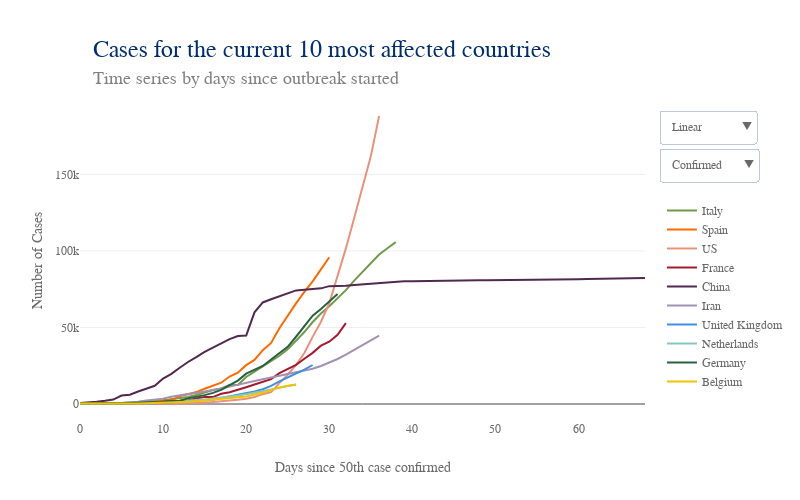

Write notebook code for a chart like this one.
### Code cell
# Plot timeline confirmed top ten countries

# Plot

data = []
for i, c in enumerate(top10_country):
    data.append(go.Scatter(x = df_merged[df_merged['Country/Region'] == c].days_since_50th_conf,
                           y = df_merged[df_merged['Country/Region'] == c].confirmed,
                           name = c,
                           marker = dict(color = top10_col[i]),
                           hoverinfo = 'text+y',
                           hovertext = c,
                           hoverlabel = dict(bordercolor = top10_col[i], 
                                 bgcolor = 'white', 
                                 font = dict(color = top10_col[i])),
                          ))
    data.append(go.Scatter(x = df_merged[df_merged['Country/Region'] == c].days_since_50th_conf,
                           y = df_merged[df_merged['Country/Region'] == c].deaths,
                           name = c,
                           marker = dict(color = top10_col[i]),
                           hoverinfo = 'text+y',
                           hovertext = c,
                           hoverlabel = dict(bordercolor = top10_col[i], 
                                 bgcolor = 'white', 
                                 font = dict(color = top10_col[i])),
                           showlegend = False,
                           visible = False
                          ))

conf_visible = [True, False, True, False, True, False, True, False, True, False, 
                True, False, True, False, True, False, True, False, True, False] 
death_visible = [False, True, False, True, False, True, False, True, False, True, 
                 False, True, False, True, False, True, False, True, False, True]

lay = go.Layout(width = 800, 
                height = 500, 
                #bargap = 0.2,
                xaxis = dict(title='Days since 50th case confirmed',
                             nticks = 10,
                             rangemode = 'nonnegative',
                             zeroline = False,
                             showgrid = False,
                            ),
                yaxis = dict(title='Number of Cases',
                             type = 'linear',
                            ),
                hovermode = 'closest',
                font = dict(size = label_size,
                            family = label_font,
                            color = label_col,
                           ),
                legend = dict(x = 1.03, 
                              y = 0.7),
                annotations=[dict(x = 0.02,
                                  y = 1.2,
                                  showarrow = False,
                                  text = 'Cases for the current 10 most affected countries',
                                  xref = 'paper',
                                  yref = 'paper',
                                  font=dict(
                                      family = title_font,
                                      size = title_size,
                                      color = title_col,),
                                 ),
                             dict(x = 0.02,
                                  y = 1.1,
                                  showarrow = False,
                                  text = 'Time series by days since outbreak started',
                                  xref = 'paper',
                                  yref = 'paper',
                                  font=dict(
                                      family = subtitle_font,
                                      size = subtitle_size,
                                      color = subtitle_col,),
                                 ),
                            ],
                updatemenus=[dict(buttons=list([dict(args = ["yaxis.type", 'linear'],
                                                     label = 'Linear',
                                                     method = 'relayout'
                                                    ),
                                                dict(
                                                    args = ["yaxis.type", 'log'],
                                                    label = 'Logarithmic',
                                                    method = 'relayout'
                                                )
                                               ]),
                                  direction = "down",
                                  pad = {"r": 10, "t": 10},
                                  showactive = True,
                                  x = 1.025,
                                  xanchor = 'left',
                                  y = 1.00,
                                  yanchor = 'top'
                                 ),
                             dict(buttons=list([dict(args = [{'visible': conf_visible, 'showlegend' : True }],
                                                     label = 'Confirmed   ',
                                                     method = 'restyle'
                                                    ),
                                                dict(args = [{'visible': death_visible, 'showlegend' : True }],
                                                     label = 'Deaths',
                                                     method = 'restyle'
                                                    ),
                                               ]),
                                  direction = "down",
                                  pad = {"r": 10, "t": 10},
                                  showactive = True,
                                  x = 1.025,
                                  xanchor = 'left',
                                  y = 0.88,
                                  yanchor = 'top'
                                 ),
                            ]
               )


fig = dict(data=data, layout=lay)
plotly.offline.iplot(fig)

### Figure 1 — Plotly figure (JSON) as saved in the notebook; plotly's stock layout.template omitted (floating-point values rounded to 4 significant figures)
{"data": [{"hoverinfo": "text+y", "hoverlabel": {"bgcolor": "white", "bordercolor": "#719949", "font": {"color": "#719949"}}, "hovertext": "Italy", "marker": {"color": "#719949"}, "name": "Italy", "type": "scatter", "uid": "c43ab5fa-7443-11ea-bcae-8c8590b56c5d", "x": [-30, -29, -28, -27, -26, -25, -24, -23, -22, -21, -20, -19, -18, -17, -16, -15, -14, -13, -12, -11, -10, -9, -8, -7, -6, -5, -4, -3, -2, -1, 0, 1, 2, 3, 4, 5, 6, 7, 8, 9, 10, 11, 12, 13, 14, 15, 16, 17, 18, 19, 20, 21, 22, 23, 24, 25, 26, 27, 28, 29, 30, 31, 32, 33, 34, 35, 36, 37, 38], "y": [0, 0, 0, 0, 0, 0, 0, 0, 2, 2, 2, 2, 2, 2, 2, 3, 3, 3, 3, 3, 3, 3, 3, 3, 3, 3, 3, 3, 3, 20, 62, 155, 229, 322, 453, 655, 888, 1128, 1694, 2036, 2502, 3089, 3858, 4636, 5883, 7375, 9172, 10149, 12462, 12462, 17660, 21157, 24747, 27980, 31506, 35713, 41035, 47021, 53578, 59138, 63927, 69176, 74386, 80589, 86498, 92472, 97689, 101739, 105792]}, {"hoverinfo": "text+y", "hoverlabel": {"bgcolor": "white", "bordercolor": "#719949", "font": {"color": "#719949"}}, "hovertext": "Italy", "marker": {"color": "#719949"}, "name": "Italy", "showlegend": false, "type": "scatter", "uid": "c43ab7c8-7443-11ea-b85c-8c8590b56c5d", "visible": false, "x": [-30, -29, -28, -27, -26, -25, -24, -23, -22, -21, -20, -19, -18, -17, -16, -15, -14, -13, -12, -11, -10, -9, -8, -7, -6, -5, -4, -3, -2, -1, 0, 1, 2, 3, 4, 5, 6, 7, 8, 9, 10, 11, 12, 13, 14, 15, 16, 17, 18, 19, 20, 21, 22, 23, 24, 25, 26, 27, 28, 29, 30, 31, 32, 33, 34, 35, 36, 37, 38], "y": [0, 0, 0, 0, 0, 0, 0, 0, 0, 0, 0, 0, 0, 0, 0, 0, 0, 0, 0, 0, 0, 0, 0, 0, 0, 0, 0, 0, 0, 1, 2, 3, 7, 10, 12, 17, 21, 29, 34, 52, 79, 107, 148, 197, 233, 366, 463, 631, 827, 827, 1266, 1441, 1809, 2158, 2503, 2978, 3405, 4032, 4825, 5476, 6077, 6820, 7503, 8215, 9134, 10023, 10779, 11591, 12428]}, {"hoverinfo": "text+y", "hoverlabel": {"bgcolor": "white", "bordercolor": "#FF6900", "font": {"color": "#FF6900"}}, "hovertext": "Spain", "marker": {"color": "#FF6900"}, "name": "Spain", "type": "scatter", "uid": "c43ab8e2-7443-11ea-9502-8c8590b56c5d", "x": [-38, -37, -36, -35, -34, -33, -32, -31, -30, -29, -28, -27, -26, -25, -24, -23, -22, -21, -20, -19, -18, -17, -16, -15, -14, -13, -12, -11, -10, -9, -8, -7, -6, -5, -4, -3, -2, -1, 0, 1, 2, 3, 4, 5, 6, 7, 8, 9, 10, 11, 12, 13, 14, 15, 16, 17, 18, 19, 20, 21, 22, 23, 24, 25, 26, 27, 28, 29, 30], "y": [0, 0, 0, 0, 0, 0, 0, 0, 0, 1, 1, 1, 1, 1, 1, 1, 1, 2, 2, 2, 2, 2, 2, 2, 2, 2, 2, 2, 2, 2, 2, 2, 2, 6, 13, 15, 32, 45, 84, 120, 165, 222, 259, 400, 500, 673, 1073, 1695, 2277, 2277, 5232, 6391, 7798, 9942, 11748, 13910, 17963, 20410, 25374, 28768, 35136, 39885, 49515, 57786, 65719, 73235, 80110, 87956, 95923]}, {"hoverinfo": "text+y", "hoverlabel": {"bgcolor": "white", "bordercolor": "#FF6900", "font": {"color": "#FF6900"}}, "hovertext": "Spain", "marker": {"color": "#FF6900"}, "name": "Spain", "showlegend": false, "type": "scatter", "uid": "c43ab9da-7443-11ea-bc82-8c8590b56c5d", "visible": false, "x": [-38, -37, -36, -35, -34, -33, -32, -31, -30, -29, -28, -27, -26, -25, -24, -23, -22, -21, -20, -19, -18, -17, -16, -15, -14, -13, -12, -11, -10, -9, -8, -7, -6, -5, -4, -3, -2, -1, 0, 1, 2, 3, 4, 5, 6, 7, 8, 9, 10, 11, 12, 13, 14, 15, 16, 17, 18, 19, 20, 21, 22, 23, 24, 25, 26, 27, 28, 29, 30], "y": [0, 0, 0, 0, 0, 0, 0, 0, 0, 0, 0, 0, 0, 0, 0, 0, 0, 0, 0, 0, 0, 0, 0, 0, 0, 0, 0, 0, 0, 0, 0, 0, 0, 0, 0, 0, 0, 0, 0, 0, 1, 2, 3, 5, 10, 17, 28, 35, 54, 55, 133, 195, 289, 342, 533, 623, 830, 1043, 1375, 1772, 2311, 2808, 3647, 4365, 5138, 5982, 6803, 7716, 8464]}, {"hoverinfo": "text+y", "hoverlabel": {"bgcolor": "white", "bordercolor": "#E8927C", "font": {"color": "#E8927C"}}, "hovertext": "US", "marker": {"color": "#E8927C"}, "name": "US", "type": "scatter", "uid": "c43abb06-7443-11ea-aaef-8c8590b56c5d", "x": [-32, -31, -30, -29, -28, -27, -26, -25, -24, -23, -22, -21, -20, -19, -18, -17, -16, -15, -14, -13, -12, -11, -10, -9, -8, -7, -6, -5, -4, -3, -2, -1, 0, 1, 2, 3, 4, 5, 6, 7, 8, 9, 10, 11, 12, 13, 14, 15, 16, 17, 18, 19, 20, 21, 22, 23, 24, 25, 26, 27, 28, 29, 30, 31, 32, 33, 34, 35, 36], "y": [1, 2, 2, 5, 5, 5, 5, 5, 7, 8, 8, 11, 11, 11, 11, 11, 11, 11, 11, 12, 12, 13, 13, 13, 13, 13, 13, 13, 13, 15, 15, 15, 51, 51, 57, 58, 60, 68, 74, 98, 118, 149, 217, 262, 402, 518, 583, 959, 1281, 1663, 2179, 2727, 3499, 4632, 6421, 7783, 13677, 19100, 25489, 33276, 43847, 53740, 65778, 83836, 101657, 121478, 140886, 161807, 188172]}, {"hoverinfo": "text+y", "hoverlabel": {"bgcolor": "white", "bordercolor": "#E8927C", "font": {"color": "#E8927C"}}, "hovertext": "US", "marker": {"color": "#E8927C"}, "name": "US", "showlegend": false, "type": "scatter", "uid": "c43abc00-7443-11ea-80c3-8c8590b56c5d", "visible": false, "x": [-32, -31, -30, -29, -28, -27, -26, -25, -24, -23, -22, -21, -20, -19, -18, -17, -16, -15, -14, -13, -12, -11, -10, -9, -8, -7, -6, -5, -4, -3, -2, -1, 0, 1, 2, 3, 4, 5, 6, 7, 8, 9, 10, 11, 12, 13, 14, 15, 16, 17, 18, 19, 20, 21, 22, 23, 24, 25, 26, 27, 28, 29, 30, 31, 32, 33, 34, 35, 36], "y": [0, 0, 0, 0, 0, 0, 0, 0, 0, 0, 0, 0, 0, 0, 0, 0, 0, 0, 0, 0, 0, 0, 0, 0, 0, 0, 0, 0, 0, 0, 0, 0, 0, 0, 0, 0, 0, 1, 1, 6, 7, 11, 12, 14, 17, 21, 22, 28, 36, 40, 47, 54, 63, 85, 108, 118, 200, 244, 307, 417, 557, 706, 942, 1209, 1581, 2026, 2467, 2978, 3873]}, {"hoverinfo": "text+y", "hoverlabel": {"bgcolor": "white", "bordercolor": "#A6192E", "font": {"color": "#A6192E"}}, "hovertext": "France", "marker": {"color": "#A6192E"}, "name": "France", "type": "scatter", "uid": "c43abcf0-7443-11ea-873a-8c8590b56c5d", "x": [-36, -35, -34, -33, -32, -31, -30, -29, -28, -27, -26, -25, -24, -23, -22, -21, -20, -19, -18, -17, -16, -15, -14, -13, -12, -11, -10, -9, -8, -7, -6, -5, -4, -3, -2, -1, 0, 1, 2, 3, 4, 5, 6, 7, 8, 9, 10, 11, 12, 13, 14, 15, 16, 17, 18, 19, 20, 21, 22, 23, 24, 25, 26, 27, 28, 29, 30, 31, 32], "y": [0, 2, 3, 3, 3, 4, 5, 5, 5, 6, 6, 6, 6, 6, 6, 6, 11, 11, 11, 11, 11, 11, 11, 12, 12, 12, 12, 12, 12, 12, 12, 12, 12, 14, 18, 38, 57, 100, 130, 191, 204, 288, 380, 656, 959, 1136, 1219, 1794, 2293, 2293, 3681, 4496, 4532, 6683, 7715, 9124, 10970, 12758, 14463, 16243, 20123, 22622, 25600, 29551, 33402, 38105, 40708, 45170, 52827]}, {"hoverinfo": "text+y", "hoverlabel": {"bgcolor": "white", "bordercolor": "#A6192E", "font": {"color": "#A6192E"}}, "hovertext": "France", "marker": {"color": "#A6192E"}, "name": "France", "showlegend": false, "type": "scatter", "uid": "c43abdd4-7443-11ea-8b2d-8c8590b56c5d", "visible": false, "x": [-36, -35, -34, -33, -32, -31, -30, -29, -28, -27, -26, -25, -24, -23, -22, -21, -20, -19, -18, -17, -16, -15, -14, -13, -12, -11, -10, -9, -8, -7, -6, -5, -4, -3, -2, -1, 0, 1, 2, 3, 4, 5, 6, 7, 8, 9, 10, 11, 12, 13, 14, 15, 16, 17, 18, 19, 20, 21, 22, 23, 24, 25, 26, 27, 28, 29, 30, 31, 32], "y": [0, 0, 0, 0, 0, 0, 0, 0, 0, 0, 0, 0, 0, 0, 0, 0, 0, 0, 0, 0, 0, 0, 0, 1, 1, 1, 1, 1, 1, 1, 1, 1, 1, 1, 2, 2, 2, 2, 2, 3, 4, 4, 6, 9, 11, 19, 19, 33, 48, 48, 79, 91, 91, 149, 149, 149, 244, 451, 563, 676, 862, 1102, 1333, 1698, 1997, 2317, 2611, 3030, 3532]}, {"hoverinfo": "text+y", "hoverlabel": {"bgcolor": "white", "bordercolor": "#51284F", "font": {"color": "#51284F"}}, "hovertext": "China", "marker": {"color": "#51284F"}, "name": "China", "type": "scatter", "uid": "c43abebe-7443-11ea-9d7c-8c8590b56c5d", "x": [0, 1, 2, 3, 4, 5, 6, 7, 8, 9, 10, 11, 12, 13, 14, 15, 16, 17, 18, 19, 20, 21, 22, 23, 24, 25, 26, 27, 28, 29, 30, 31, 32, 33, 34, 35, 36, 37, 38, 39, 40, 41, 42, 43, 44, 45, 46, 47, 48, 49, 50, 51, 52, 53, 54, 55, 56, 57, 58, 59, 60, 61, 62, 63, 64, 65, 66, 67, 68], "y": [643, 920, 1406, 2075, 2877, 5509, 6087, 8141, 9802, 11891, 16630, 19716, 23707, 27440, 30587, 34110, 36814, 39829, 42354, 44386, 44759, 59895, 66358, 68413, 70513, 72434, 74211, 74619, 75077, 75550, 77001, 77022, 77241, 77754, 78166, 78600, 78928, 79356, 79932, 80136, 80261, 80386, 80537, 80690, 80770, 80823, 80860, 80887, 80921, 80932, 80945, 80977, 81003, 81033, 81058, 81102, 81156, 81250, 81305, 81435, 81498, 81591, 81661, 81782, 81897, 81999, 82122, 82198, 82279]}, {"hoverinfo": "text+y", "hoverlabel": {"bgcolor": "white", "bordercolor": "#51284F", "font": {"color": "#51284F"}}, "hovertext": "China", "marker": {"color": "#51284F"}, "name": "China", "showlegend": false, "type": "scatter", "uid": "c43abfa2-7443-11ea-b2a5-8c8590b56c5d", "visible": false, "x": [0, 1, 2, 3, 4, 5, 6, 7, 8, 9, 10, 11, 12, 13, 14, 15, 16, 17, 18, 19, 20, 21, 22, 23, 24, 25, 26, 27, 28, 29, 30, 31, 32, 33, 34, 35, 36, 37, 38, 39, 40, 41, 42, 43, 44, 45, 46, 47, 48, 49, 50, 51, 52, 53, 54, 55, 56, 57, 58, 59, 60, 61, 62, 63, 64, 65, 66, 67, 68], "y": [18, 26, 42, 56, 82, 131, 133, 171, 213, 259, 361, 425, 491, 563, 633, 718, 805, 905, 1012, 1112, 1117, 1369, 1521, 1663, 1766, 1864, 2003, 2116, 2238, 2238, 2443, 2445, 2595, 2665, 2717, 2746, 2790, 2837, 2872, 2914, 2947, 2983, 3015, 3044, 3072, 3100, 3123, 3139, 3161, 3172, 3180, 3193, 3203, 3217, 3230, 3241, 3249, 3253, 3259, 3274, 3274, 3281, 3285, 3291, 3296, 3299, 3304, 3308, 3309]}, {"hoverinfo": "text+y", "hoverlabel": {"bgcolor": "white", "bordercolor": "#A192B2", "font": {"color": "#A192B2"}}, "hovertext": "Iran", "marker": {"color": "#A192B2"}, "name": "Iran", "type": "scatter", "uid": "c43ac088-7443-11ea-a0a7-8c8590b56c5d", "x": [-32, -31, -30, -29, -28, -27, -26, -25, -24, -23, -22, -21, -20, -19, -18, -17, -16, -15, -14, -13, -12, -11, -10, -9, -8, -7, -6, -5, -4, -3, -2, -1, 0, 1, 2, 3, 4, 5, 6, 7, 8, 9, 10, 11, 12, 13, 14, 15, 16, 17, 18, 19, 20, 21, 22, 23, 24, 25, 26, 27, 28, 29, 30, 31, 32, 33, 34, 35, 36], "y": [0, 0, 0, 0, 0, 0, 0, 0, 0, 0, 0, 0, 0, 0, 0, 0, 0, 0, 0, 0, 0, 0, 0, 0, 0, 0, 0, 2, 5, 18, 28, 43, 61, 95, 139, 245, 388, 593, 978, 1501, 2336, 2922, 3513, 4747, 5823, 6566, 7161, 8042, 9000, 10075, 11364, 12729, 13938, 14991, 16169, 17361, 18407, 19644, 20610, 21638, 23049, 24811, 27017, 29406, 32332, 35408, 38309, 41495, 44605]}, {"hoverinfo": "text+y", "hoverlabel": {"bgcolor": "white", "bordercolor": "#A192B2", "font": {"color": "#A192B2"}}, "hovertext": "Iran", "marker": {"color": "#A192B2"}, "name": "Iran", "showlegend": false, "type": "scatter", "uid": "c43ac16e-7443-11ea-9fe2-8c8590b56c5d", "visible": false, "x": [-32, -31, -30, -29, -28, -27, -26, -25, -24, -23, -22, -21, -20, -19, -18, -17, -16, -15, -14, -13, -12, -11, -10, -9, -8, -7, -6, -5, -4, -3, -2, -1, 0, 1, 2, 3, 4, 5, 6, 7, 8, 9, 10, 11, 12, 13, 14, 15, 16, 17, 18, 19, 20, 21, 22, 23, 24, 25, 26, 27, 28, 29, 30, 31, 32, 33, 34, 35, 36], "y": [0, 0, 0, 0, 0, 0, 0, 0, 0, 0, 0, 0, 0, 0, 0, 0, 0, 0, 0, 0, 0, 0, 0, 0, 0, 0, 0, 2, 2, 4, 5, 8, 12, 16, 19, 26, 34, 43, 54, 66, 77, 92, 107, 124, 145, 194, 237, 291, 354, 429, 514, 611, 724, 853, 988, 1135, 1284, 1433, 1556, 1685, 1812, 1934, 2077, 2234, 2378, 2517, 2640, 2757, 2898]}, {"hoverinfo": "text+y", "hoverlabel": {"bgcolor": "white", "bordercolor": "#418FDE", "font": {"color": "#418FDE"}}, "hovertext": "United Kingdom", "marker": {"color": "#418FDE"}, "name": "United Kingdom", "type": "scatter", "uid": "c43ac254-7443-11ea-b98d-8c8590b56c5d", "x": [-40, -39, -38, -37, -36, -35, -34, -33, -32, -31, -30, -29, -28, -27, -26, -25, -24, -23, -22, -21, -20, -19, -18, -17, -16, -15, -14, -13, -12, -11, -10, -9, -8, -7, -6, -5, -4, -3, -2, -1, 0, 1, 2, 3, 4, 5, 6, 7, 8, 9, 10, 11, 12, 13, 14, 15, 16, 17, 18, 19, 20, 21, 22, 23, 24, 25, 26, 27, 28], "y": [0, 0, 0, 0, 0, 0, 0, 0, 2, 2, 2, 2, 2, 2, 2, 3, 3, 3, 8, 8, 9, 9, 9, 9, 9, 9, 9, 9, 9, 9, 9, 9, 13, 13, 13, 15, 20, 23, 36, 40, 51, 86, 116, 164, 207, 274, 322, 384, 459, 459, 802, 1144, 1145, 1551, 1960, 2642, 2716, 4014, 5067, 5745, 6726, 8164, 9640, 11812, 14745, 17312, 19780, 22453, 25481]}, {"hoverinfo": "text+y", "hoverlabel": {"bgcolor": "white", "bordercolor": "#418FDE", "font": {"color": "#418FDE"}}, "hovertext": "United Kingdom", "marker": {"color": "#418FDE"}, "name": "United Kingdom", "showlegend": false, "type": "scatter", "uid": "c43ac33a-7443-11ea-8635-8c8590b56c5d", "visible": false, "x": [-40, -39, -38, -37, -36, -35, -34, -33, -32, -31, -30, -29, -28, -27, -26, -25, -24, -23, -22, -21, -20, -19, -18, -17, -16, -15, -14, -13, -12, -11, -10, -9, -8, -7, -6, -5, -4, -3, -2, -1, 0, 1, 2, 3, 4, 5, 6, 7, 8, 9, 10, 11, 12, 13, 14, 15, 16, 17, 18, 19, 20, 21, 22, 23, 24, 25, 26, 27, 28], "y": [0, 0, 0, 0, 0, 0, 0, 0, 0, 0, 0, 0, 0, 0, 0, 0, 0, 0, 0, 0, 0, 0, 0, 0, 0, 0, 0, 0, 0, 0, 0, 0, 0, 0, 0, 0, 0, 0, 0, 0, 0, 0, 1, 2, 2, 3, 4, 6, 8, 8, 8, 21, 21, 56, 56, 72, 138, 178, 234, 282, 336, 423, 466, 580, 761, 1021, 1231, 1411, 1793]}, {"hoverinfo": "text+y", "hoverlabel": {"bgcolor": "white", "bordercolor": "#86C8BC", "font": {"color": "#86C8BC"}}, "hovertext": "Netherlands", "marker": {"color": "#86C8BC"}, "name": "Netherlands", "type": "scatter", "uid": "c43ac414-7443-11ea-ab5d-8c8590b56c5d", "x": [-42, -41, -40, -39, -38, -37, -36, -35, -34, -33, -32, -31, -30, -29, -28, -27, -26, -25, -24, -23, -22, -21, -20, -19, -18, -17, -16, -15, -14, -13, -12, -11, -10, -9, -8, -7, -6, -5, -4, -3, -2, -1, 0, 1, 2, 3, 4, 5, 6, 7, 8, 9, 10, 11, 12, 13, 14, 15, 16, 17, 18, 19, 20, 21, 22, 23, 24, 25, 26], "y": [0, 0, 0, 0, 0, 0, 0, 0, 0, 0, 0, 0, 0, 0, 0, 0, 0, 0, 0, 0, 0, 0, 0, 0, 0, 0, 0, 0, 0, 0, 0, 0, 0, 0, 0, 1, 1, 6, 10, 18, 24, 38, 82, 128, 188, 265, 321, 382, 503, 503, 806, 962, 1138, 1416, 1711, 2058, 2467, 3003, 3640, 4217, 4764, 5580, 6438, 7468, 8647, 9819, 10930, 11817, 12667]}, {"hoverinfo": "text+y", "hoverlabel": {"bgcolor": "white", "bordercolor": "#86C8BC", "font": {"color": "#86C8BC"}}, "hovertext": "Netherlands", "marker": {"color": "#86C8BC"}, "name": "Netherlands", "showlegend": false, "type": "scatter", "uid": "c43ac4fe-7443-11ea-868b-8c8590b56c5d", "visible": false, "x": [-42, -41, -40, -39, -38, -37, -36, -35, -34, -33, -32, -31, -30, -29, -28, -27, -26, -25, -24, -23, -22, -21, -20, -19, -18, -17, -16, -15, -14, -13, -12, -11, -10, -9, -8, -7, -6, -5, -4, -3, -2, -1, 0, 1, 2, 3, 4, 5, 6, 7, 8, 9, 10, 11, 12, 13, 14, 15, 16, 17, 18, 19, 20, 21, 22, 23, 24, 25, 26], "y": [0, 0, 0, 0, 0, 0, 0, 0, 0, 0, 0, 0, 0, 0, 0, 0, 0, 0, 0, 0, 0, 0, 0, 0, 0, 0, 0, 0, 0, 0, 0, 0, 0, 0, 0, 0, 0, 0, 0, 0, 0, 0, 0, 1, 1, 3, 3, 4, 5, 5, 10, 12, 20, 24, 43, 58, 77, 107, 137, 180, 214, 277, 357, 435, 547, 640, 772, 865, 1040]}, {"hoverinfo": "text+y", "hoverlabel": {"bgcolor": "white", "bordercolor": "#286140", "font": {"color": "#286140"}}, "hovertext": "Germany", "marker": {"color": "#286140"}, "name": "Germany", "type": "scatter", "uid": "c43ac5d8-7443-11ea-b387-8c8590b56c5d", "x": [-37, -36, -35, -34, -33, -32, -31, -30, -29, -28, -27, -26, -25, -24, -23, -22, -21, -20, -19, -18, -17, -16, -15, -14, -13, -12, -11, -10, -9, -8, -7, -6, -5, -4, -3, -2, -1, 0, 1, 2, 3, 4, 5, 6, 7, 8, 9, 10, 11, 12, 13, 14, 15, 16, 17, 18, 19, 20, 21, 22, 23, 24, 25, 26, 27, 28, 29, 30, 31], "y": [0, 0, 0, 0, 1, 4, 4, 4, 5, 8, 10, 12, 12, 12, 12, 13, 13, 14, 14, 16, 16, 16, 16, 16, 16, 16, 16, 16, 16, 16, 16, 16, 16, 17, 27, 46, 48, 79, 130, 159, 196, 262, 482, 670, 799, 1040, 1176, 1457, 1908, 2078, 3675, 4585, 5795, 7272, 9257, 12327, 15320, 19848, 22213, 24873, 29056, 32986, 37323, 43938, 50871, 57695, 62095, 66885, 71808]}, {"hoverinfo": "text+y", "hoverlabel": {"bgcolor": "white", "bordercolor": "#286140", "font": {"color": "#286140"}}, "hovertext": "Germany", "marker": {"color": "#286140"}, "name": "Germany", "showlegend": false, "type": "scatter", "uid": "c43ac6c0-7443-11ea-83d0-8c8590b56c5d", "visible": false, "x": [-37, -36, -35, -34, -33, -32, -31, -30, -29, -28, -27, -26, -25, -24, -23, -22, -21, -20, -19, -18, -17, -16, -15, -14, -13, -12, -11, -10, -9, -8, -7, -6, -5, -4, -3, -2, -1, 0, 1, 2, 3, 4, 5, 6, 7, 8, 9, 10, 11, 12, 13, 14, 15, 16, 17, 18, 19, 20, 21, 22, 23, 24, 25, 26, 27, 28, 29, 30, 31], "y": [0, 0, 0, 0, 0, 0, 0, 0, 0, 0, 0, 0, 0, 0, 0, 0, 0, 0, 0, 0, 0, 0, 0, 0, 0, 0, 0, 0, 0, 0, 0, 0, 0, 0, 0, 0, 0, 0, 0, 0, 0, 0, 0, 0, 0, 0, 2, 2, 3, 3, 7, 9, 11, 17, 24, 28, 44, 67, 84, 94, 123, 157, 206, 267, 342, 433, 533, 645, 775]}, {"hoverinfo": "text+y", "hoverlabel": {"bgcolor": "white", "bordercolor": "#F1C400", "font": {"color": "#F1C400"}}, "hovertext": "Belgium", "marker": {"color": "#F1C400"}, "name": "Belgium", "type": "scatter", "uid": "c43ac79a-7443-11ea-93e2-8c8590b56c5d", "x": [-42, -41, -40, -39, -38, -37, -36, -35, -34, -33, -32, -31, -30, -29, -28, -27, -26, -25, -24, -23, -22, -21, -20, -19, -18, -17, -16, -15, -14, -13, -12, -11, -10, -9, -8, -7, -6, -5, -4, -3, -2, -1, 0, 1, 2, 3, 4, 5, 6, 7, 8, 9, 10, 11, 12, 13, 14, 15, 16, 17, 18, 19, 20, 21, 22, 23, 24, 25, 26], "y": [0, 0, 0, 0, 0, 0, 0, 0, 0, 0, 0, 0, 1, 1, 1, 1, 1, 1, 1, 1, 1, 1, 1, 1, 1, 1, 1, 1, 1, 1, 1, 1, 1, 1, 1, 1, 1, 1, 2, 8, 13, 23, 50, 109, 169, 200, 239, 267, 314, 314, 559, 689, 886, 1058, 1243, 1486, 1795, 2257, 2815, 3401, 3743, 4269, 4937, 6235, 7284, 9134, 10836, 11899, 12775]}, {"hoverinfo": "text+y", "hoverlabel": {"bgcolor": "white", "bordercolor": "#F1C400", "font": {"color": "#F1C400"}}, "hovertext": "Belgium", "marker": {"color": "#F1C400"}, "name": "Belgium", "showlegend": false, "type": "scatter", "uid": "c43ac880-7443-11ea-8d4b-8c8590b56c5d", "visible": false, "x": [-42, -41, -40, -39, -38, -37, -36, -35, -34, -33, -32, -31, -30, -29, -28, -27, -26, -25, -24, -23, -22, -21, -20, -19, -18, -17, -16, -15, -14, -13, -12, -11, -10, -9, -8, -7, -6, -5, -4, -3, -2, -1, 0, 1, 2, 3, 4, 5, 6, 7, 8, 9, 10, 11, 12, 13, 14, 15, 16, 17, 18, 19, 20, 21, 22, 23, 24, 25, 26], "y": [0, 0, 0, 0, 0, 0, 0, 0, 0, 0, 0, 0, 0, 0, 0, 0, 0, 0, 0, 0, 0, 0, 0, 0, 0, 0, 0, 0, 0, 0, 0, 0, 0, 0, 0, 0, 0, 0, 0, 0, 0, 0, 0, 0, 0, 0, 0, 0, 3, 3, 3, 4, 4, 5, 10, 14, 21, 37, 67, 75, 88, 122, 178, 220, 289, 353, 431, 513, 705]}], "layout": {"annotations": [{"font": {"color": "#002D72", "family": "Gentona, Tahoma, sans-serif", "size": 24}, "showarrow": false, "text": "Cases for the current 10 most affected countries", "x": 0.02, "xref": "paper", "y": 1.2, "yref": "paper"}, {"font": {"color": "grey", "family": "Gentona, Tahoma, sans-serif", "size": 18}, "showarrow": false, "text": "Time series by days since outbreak started", "x": 0.02, "xref": "paper", "y": 1.1, "yref": "paper"}], "font": {"color": "dimgray", "family": "Gentona, Tahoma, sans-serif", "size": 12}, "height": 500, "hovermode": "closest", "legend": {"x": 1.03, "y": 0.7}, "updatemenus": [{"buttons": [{"args": ["yaxis.type", "linear"], "label": "Linear", "method": "relayout"}, {"args": ["yaxis.type", "log"], "label": "Logarithmic", "method": "relayout"}], "direction": "down", "pad": {"r": 10, "t": 10}, "showactive": true, "x": 1.025, "xanchor": "left", "y": 1, "yanchor": "top"}, {"buttons": [{"args": [{"showlegend": true, "visible": [true, false, true, false, true, false, true, false, true, false, true, false, true, false, true, false, true, false, true, false]}], "label": "Confirmed   ", "method": "restyle"}, {"args": [{"showlegend": true, "visible": [false, true, false, true, false, true, false, true, false, true, false, true, false, true, false, true, false, true, false, true]}], "label": "Deaths", "method": "restyle"}], "direction": "down", "pad": {"r": 10, "t": 10}, "showactive": true, "x": 1.025, "xanchor": "left", "y": 0.88, "yanchor": "top"}], "width": 800, "xaxis": {"nticks": 10, "rangemode": "nonnegative", "showgrid": false, "title": "Days since 50th case confirmed", "zeroline": false}, "yaxis": {"title": "Number of Cases", "type": "linear"}}}
